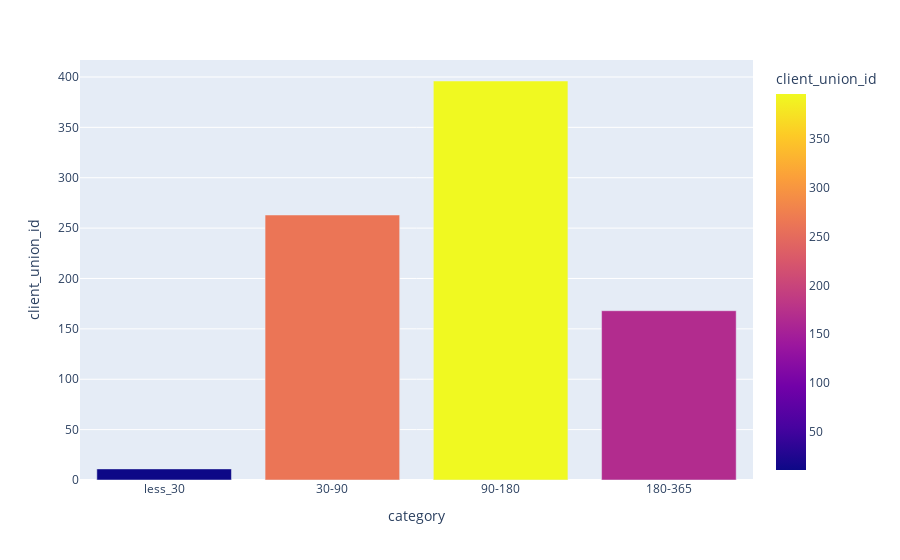

Source (notebook cell):
### Code cell
#Строим интерактивный график
fig= px.bar(result, x='category', y='client_union_id', color='client_union_id')
fig.show()

### Figure 1 — Plotly figure (JSON) as saved in the notebook; plotly's stock layout.template omitted (floating-point values rounded to 4 significant figures)
{"data": [{"alignmentgroup": "True", "hovertemplate": "category=%{x}<br>client_union_id=%{marker.color}<extra></extra>", "legendgroup": "", "marker": {"color": [11, 263, 396, 168], "coloraxis": "coloraxis"}, "name": "", "offsetgroup": "", "orientation": "v", "showlegend": false, "textposition": "auto", "type": "bar", "x": ["less_30", "30-90", "90-180", "180-365"], "xaxis": "x", "y": [11, 263, 396, 168], "yaxis": "y"}], "layout": {"barmode": "relative", "coloraxis": {"colorbar": {"title": {"text": "client_union_id"}}, "colorscale": [[0, "#0d0887"], [0.1111, "#46039f"], [0.2222, "#7201a8"], [0.3333, "#9c179e"], [0.4444, "#bd3786"], [0.5556, "#d8576b"], [0.6667, "#ed7953"], [0.7778, "#fb9f3a"], [0.8889, "#fdca26"], [1, "#f0f921"]]}, "legend": {"tracegroupgap": 0}, "margin": {"t": 60}, "xaxis": {"anchor": "y", "domain": [0, 1], "title": {"text": "category"}}, "yaxis": {"anchor": "x", "domain": [0, 1], "title": {"text": "client_union_id"}}}}
